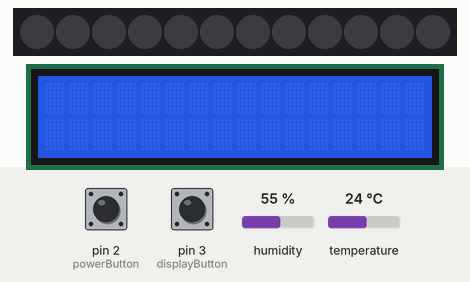
Recording of a sketch running on a simulated Arduino Uno, built with avr-gcc and run on an emulated ATmega328P. On the bench: 12 RGB LEDs in strip order, left to right, 16×2 character LCD. Inputs (shaded band) come from the test bench; at power-on: pin 2 (powerButton) HIGH, humidity 55 %, pin 3 (displayButton) HIGH, temperature 24 °C. Dim RGB values are drawn brighter than linear.

Above: at 1.2 s.
1.3 s: pin 2 (powerButton) pulled LOW for 0.15 s
At 1.92 s:
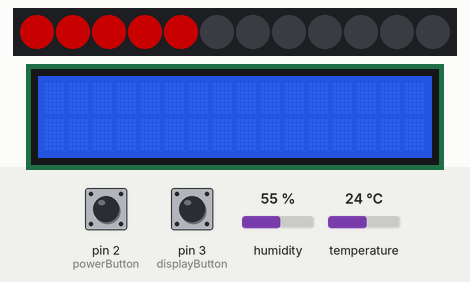
2.0 s: humidity set to 50 %
At 4.9 s:
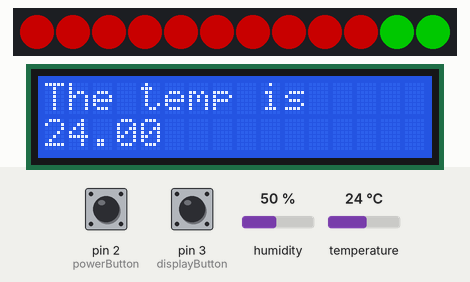
5.0 s: humidity set to 47 %
At 7.9 s:
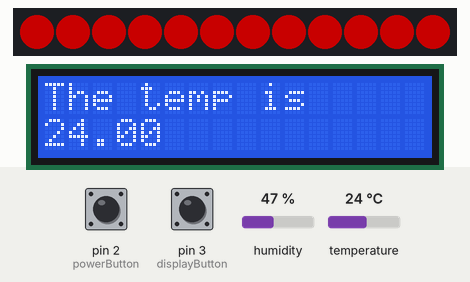
8.0 s: pin 3 (displayButton) pulled LOW for 0.15 s
At 9.7 s:
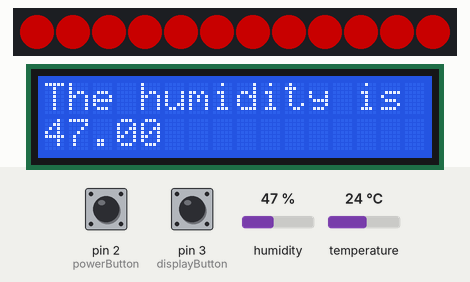
10.0 s: humidity set to 68 %
At 12.91 s:
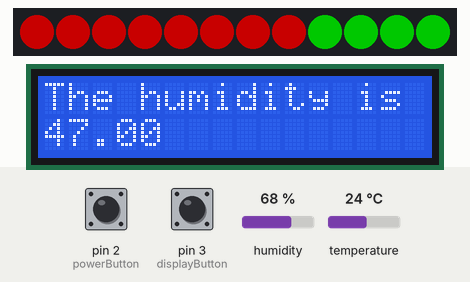
13.0 s: pin 2 (powerButton) pulled LOW for 1 s
At 16.1 s:
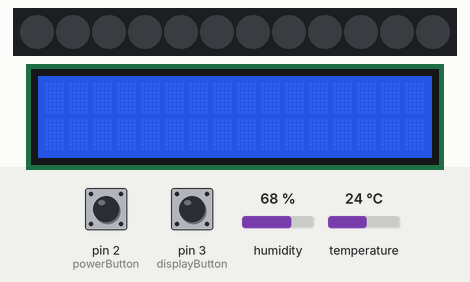
Timing chart, 0 to 17.2 s (numbered marks = the images above; inputs shaded):
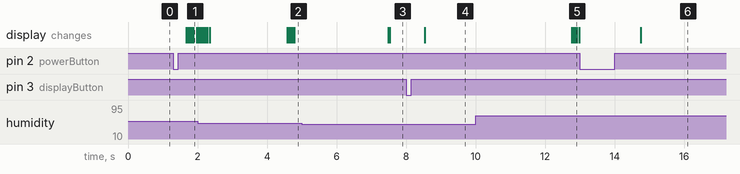

The sketch:

Control_System.ino
```cpp
/*
 *This program takes in humidity and temperature and outputs to a Neopixel ring, LCD and buzzer as a output
 *This control system of inputs and outputs create a greenhouse monitoring system
 */
#include <LiquidCrystal_I2C.h>
#include <Adafruit_NeoPixel.h>
#include "DHT.h"
#ifdef __AVR__
#include <avr/power.h>
#endif

//Sets up humidity/temp sensor
#define DHTPIN 4
#define DHTTYPE DHT11
DHT dht(DHTPIN, DHTTYPE);

//Sets up neopixel
#define PIN 13
Adafruit_NeoPixel strip = Adafruit_NeoPixel(12, PIN, NEO_GRB + NEO_KHZ800);

//Sets up lcd
LiquidCrystal_I2C lcd = LiquidCrystal_I2C(0x27, 16, 2);

//all input and output variables
int buzzerPin = 10;
int powerButton = 2;
int displayButton = 3;
int lcdClear = 1;
int ledValue, tempValue;
float h, t;

//Creates variables for state change
volatile byte powerState = LOW;
volatile byte dataState = LOW;

void setup() {
  dht.begin();

  strip.begin();
  strip.show();

  lcd.init();
  lcd.backlight();

  //Sets up interrupt pins for state change
  pinMode(powerButton, INPUT_PULLUP);
  pinMode(displayButton, INPUT_PULLUP);
  attachInterrupt(digitalPinToInterrupt(powerButton), powerValue, RISING);
  attachInterrupt(digitalPinToInterrupt(displayButton), dataValue, RISING);

  Serial.begin(9600);
}

//Creates State change for displaying data
void dataValue()
{
  if (dataState == LOW)
  {
    dataState = HIGH;
  }
  else if (dataState == HIGH)
  {
    dataState = LOW;
  }
  lcdClear = 0;
}

//Creates state change for turning on/off the system
void powerValue()
{
  if (powerState == LOW)
  {
    powerState = HIGH;
  }
  else if (powerState == HIGH)
  {
    powerState = LOW;
  }
}

void loop()
{
  while (powerState == HIGH)
  {
    powerOn();
  }
  while (powerState == LOW)
  {
    powerOff();
  }
}

//Turns lcd and leds off
void powerOff()
{
  strip.clear();
  strip.show();
  lcd.noDisplay();
}

//Turns on inputs and outputs
void powerOn()
{
  strip.setBrightness(100);
  h = dht.readHumidity();
  delay(100);
  t = dht.readTemperature();
  delay(100);
  tempCheck(round(t));
  colours(humidCheck(h), 50);
  lcd.display();
  if(dataState == LOW)
  {
    lcdPrintTemp();
  }
  if(dataState == HIGH)
  {
    lcdPrintHumid();
  }
}

//Method to print temp on lcd
void lcdPrintTemp()
{
  for(lcdClear; lcdClear < 1; lcdClear++)
  {
    lcd.clear();
  }
  lcd.setCursor(0, 0);
  lcd.print("The temp is");
  lcd.setCursor(0 , 1);
  lcd.print(t);
}

//Method to print humidity on lcd
void lcdPrintHumid()
{
  for(lcdClear; lcdClear < 1; lcdClear++)
  {
    lcd.clear();
  }
  lcd.setCursor(0, 0);
  lcd.print("The humidity is");
  lcd.setCursor(0 , 1);
  lcd.print(h);
}

//Method to check if temp is in optimal range
void tempCheck(int temp)
{
  if (temp < 18 || temp >  24)
  {
    tone(buzzerPin, 262, (1000 / 4));
    int pauseBetweenNotes = (1000 / 4) * 1.30;
    delay(pauseBetweenNotes);
    noTone(buzzerPin);
  }
}

//Method to return how far off humidity level is from optimal level
int humidCheck(int humid)
{
  if(humid > 72 || humid < 48 )
  {
    return 12;
  }
  if(humid > 60)
  {
    return humid - 60;
  }
  if(humid < 60)
  {
    return 60 - humid;
  }
}

//Sets colors for neopixel
void colours(int values, int wait)
{
  for (int i = 0; i < values; i++)
  {
    strip.setPixelColor(i, strip.Color(255, 0, 0));
    strip.show();
    delay(wait);
  }

  for (int y = strip.numPixels(); y  >= values; y--)
  {
    strip.setPixelColor(y, strip.Color(0, 255, 0));
    strip.show();
    delay(wait);
  }
}
```

Measured:
- the behaviour switches between 49 and 48 % on humidity (found by bisection; images 2 and 3)
- after the input at 8.0 s, the display: changes after 0.54 s (image 4)
- after the input at 13.0 s, the display: changes after 1.7 s (image 6)
